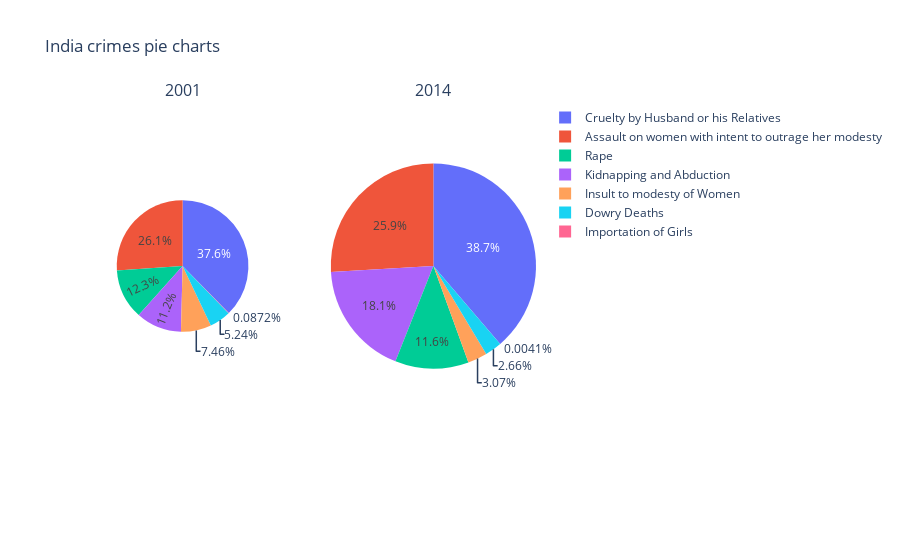

The code cell stored with this chart in its notebook:
### Markdown cell above
**There have been changes between 2001 and 2014? I hope that but let's have a look with 2 pie charts**

### Code cell
labels = ['Rape','Kidnapping and Abduction','Dowry Deaths','Assault on women with intent to outrage her modesty',
 'Insult to modesty of Women','Cruelty by Husband or his Relatives','Importation of Girls']

fig = make_subplots(1, 2, specs=[[{'type':'domain'}, {'type':'domain'}]],
                    subplot_titles=['2001', '2014'])
fig.add_trace(go.Pie(labels=labels, values=[32150, 29290, 13702, 68248, 19492, 98340, 228],
                     scalegroup='one', name="India crimes in 2001"), 1, 1)
fig.add_trace(go.Pie(labels=labels, values=[73470, 114622, 16910, 164470, 19470, 245754, 26],
                     scalegroup='one', name="India crimes in 2014"), 1, 2)

fig.update_layout(title_text='India crimes pie charts')
fig.show()

### Figure 1 — Plotly figure (JSON) as saved in the notebook; plotly's stock layout.template omitted (floating-point values rounded to 4 significant figures)
{"data": [{"domain": {"x": [0, 0.45], "y": [0, 1]}, "labels": ["Rape", "Kidnapping and Abduction", "Dowry Deaths", "Assault on women with intent to outrage her modesty", "Insult to modesty of Women", "Cruelty by Husband or his Relatives", "Importation of Girls"], "name": "India crimes in 2001", "scalegroup": "one", "type": "pie", "values": [32150, 29290, 13702, 68248, 19492, 98340, 228]}, {"domain": {"x": [0.55, 1], "y": [0, 1]}, "labels": ["Rape", "Kidnapping and Abduction", "Dowry Deaths", "Assault on women with intent to outrage her modesty", "Insult to modesty of Women", "Cruelty by Husband or his Relatives", "Importation of Girls"], "name": "India crimes in 2014", "scalegroup": "one", "type": "pie", "values": [73470, 114622, 16910, 164470, 19470, 245754, 26]}], "layout": {"annotations": [{"font": {"size": 16}, "showarrow": false, "text": "2001", "x": 0.225, "xanchor": "center", "xref": "paper", "y": 1, "yanchor": "bottom", "yref": "paper"}, {"font": {"size": 16}, "showarrow": false, "text": "2014", "x": 0.775, "xanchor": "center", "xref": "paper", "y": 1, "yanchor": "bottom", "yref": "paper"}], "title": {"text": "India crimes pie charts"}}}
